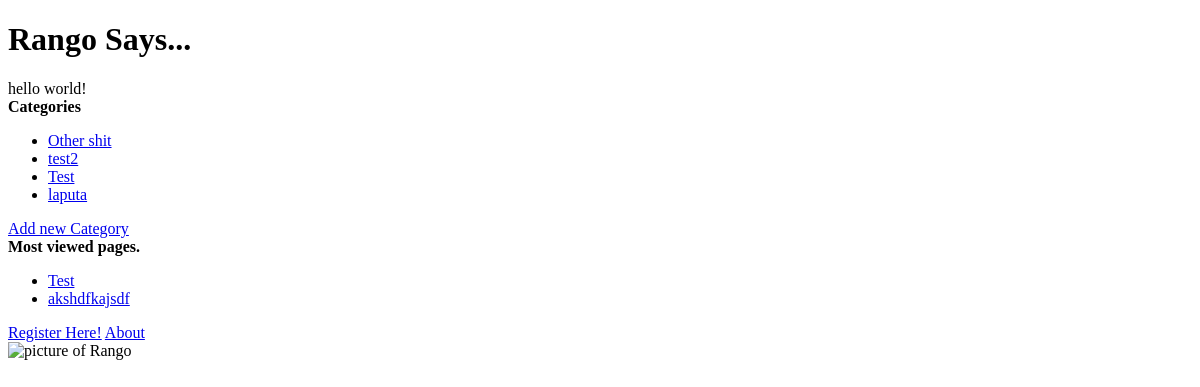
The app's page /, older data.
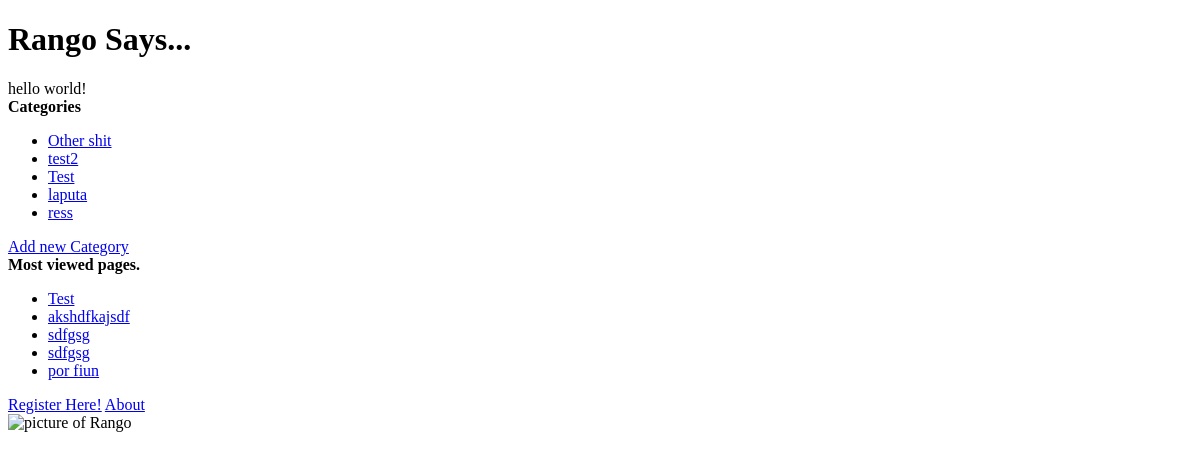
The same page, newer data.
### rango/models.py (models this page shows, shortened)
class Category(models.Model):
    name = models.CharField(max_length=128, unique=True)
    views = models.IntegerField(default=0)
    likes = models.IntegerField(default=0)

class Page(models.Model):
    category = models.ForeignKey(Category, on_delete=models.CASCADE)
    title = models.CharField(max_length=128)
    url = models.URLField()
    views = models.IntegerField(default=0)

### rango/views.py (the view)
# urls.py: path('', views.index, name="home"),
def index(request):
    category_list = Category.objects.all().order_by('-likes')[:5]
    pages = Page.objects.all().order_by('-views')[:5]
    for category in category_list:
        category.url = category.name.replace(' ', '_')
    return render(request, 'rango/index.html', {"categories": category_list,
                                                "pages": pages})

### rango/templates/rango/index.html (shortened to what this page needs)
<!DOCTYPE html>
{% load static %}
<html>
    <head>
    </head>
    <body>
        <h1>Rango Says...</h1>
        hello world! <br />
        {% if categories %}
            <strong>Categories</strong><br/>
            <ul>
                {% for category in categories %}
                    <li>
                        <a href="category/{{ category.url }}">{{ category.name }}</a>
                    </li>
                {% endfor %}
            </ul>
        {% else %}
             <strong>There's no categories</strong><br/>
        {% endif %}
        <a href="add_category/">Add new Category</a><br/>
        {% if pages %}
            <strong>Most viewed pages.</strong><br/>
            <ul>
                {% for page in pages %}
                    <li>
                        <a href="{{ page.url }}">{{ page.title }}</a>
                    </li>
                {% endfor %}
            </ul>
        {% endif %}
        <a href="register/">Register Here!</a>
        <a href="about/">About</a><br/>
        <img src="{% static 'rango/img/rango.jpg' %}" alt="picture of Rango" />
    </body>
</html>

Row changes from the older to the newer data that the page shows:
added Category: name "ress"
added Page: title "sdfgsg"
added Page: title "sdfgsg"
added Page: title "por fiun"
